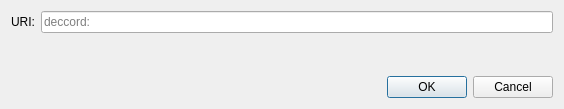
<?xml version="1.0" encoding="UTF-8"?>
<ui version="4.0">
 <class>OpenURIDialog</class>
 <widget class="QDialog" name="OpenURIDialog">
  <property name="geometry">
   <rect>
    <x>0</x>
    <y>0</y>
    <width>564</width>
    <height>109</height>
   </rect>
  </property>
  <property name="windowTitle">
   <string>Open URI</string>
  </property>
  <layout class="QVBoxLayout" name="verticalLayout">
   <item>
    <layout class="QHBoxLayout" name="horizontalLayout">
     <item>
      <widget class="QLabel" name="label">
       <property name="text">
        <string>URI:</string>
       </property>
      </widget>
     </item>
     <item>
      <widget class="QValidatedLineEdit" name="uriEdit">
       <property name="placeholderText">
        <string notr="true">deccord:</string>
       </property>
      </widget>
     </item>
    </layout>
   </item>
   <item>
    <spacer name="verticalSpacer">
     <property name="orientation">
      <enum>Qt::Vertical</enum>
     </property>
     <property name="sizeHint" stdset="0">
      <size>
       <width>20</width>
       <height>40</height>
      </size>
     </property>
    </spacer>
   </item>
   <item>
    <widget class="QDialogButtonBox" name="buttonBox">
     <property name="orientation">
      <enum>Qt::Horizontal</enum>
     </property>
     <property name="standardButtons">
      <set>QDialogButtonBox::Cancel|QDialogButtonBox::Ok</set>
     </property>
    </widget>
   </item>
  </layout>
 </widget>
 <customwidgets>
  <customwidget>
   <class>QValidatedLineEdit</class>
   <extends>QLineEdit</extends>
   <header>qt/qvalidatedlineedit.h</header>
  </customwidget>
 </customwidgets>
 <resources/>
 <connections>
  <connection>
   <sender>buttonBox</sender>
   <signal>accepted()</signal>
   <receiver>OpenURIDialog</receiver>
   <slot>accept()</slot>
   <hints>
    <hint type="sourcelabel">
     <x>248</x>
     <y>254</y>
    </hint>
    <hint type="destinationlabel">
     <x>157</x>
     <y>274</y>
    </hint>
   </hints>
  </connection>
  <connection>
   <sender>buttonBox</sender>
   <signal>rejected()</signal>
   <receiver>OpenURIDialog</receiver>
   <slot>reject()</slot>
   <hints>
    <hint type="sourcelabel">
     <x>316</x>
     <y>260</y>
    </hint>
    <hint type="destinationlabel">
     <x>286</x>
     <y>274</y>
    </hint>
   </hints>
  </connection>
 </connections>
</ui>
